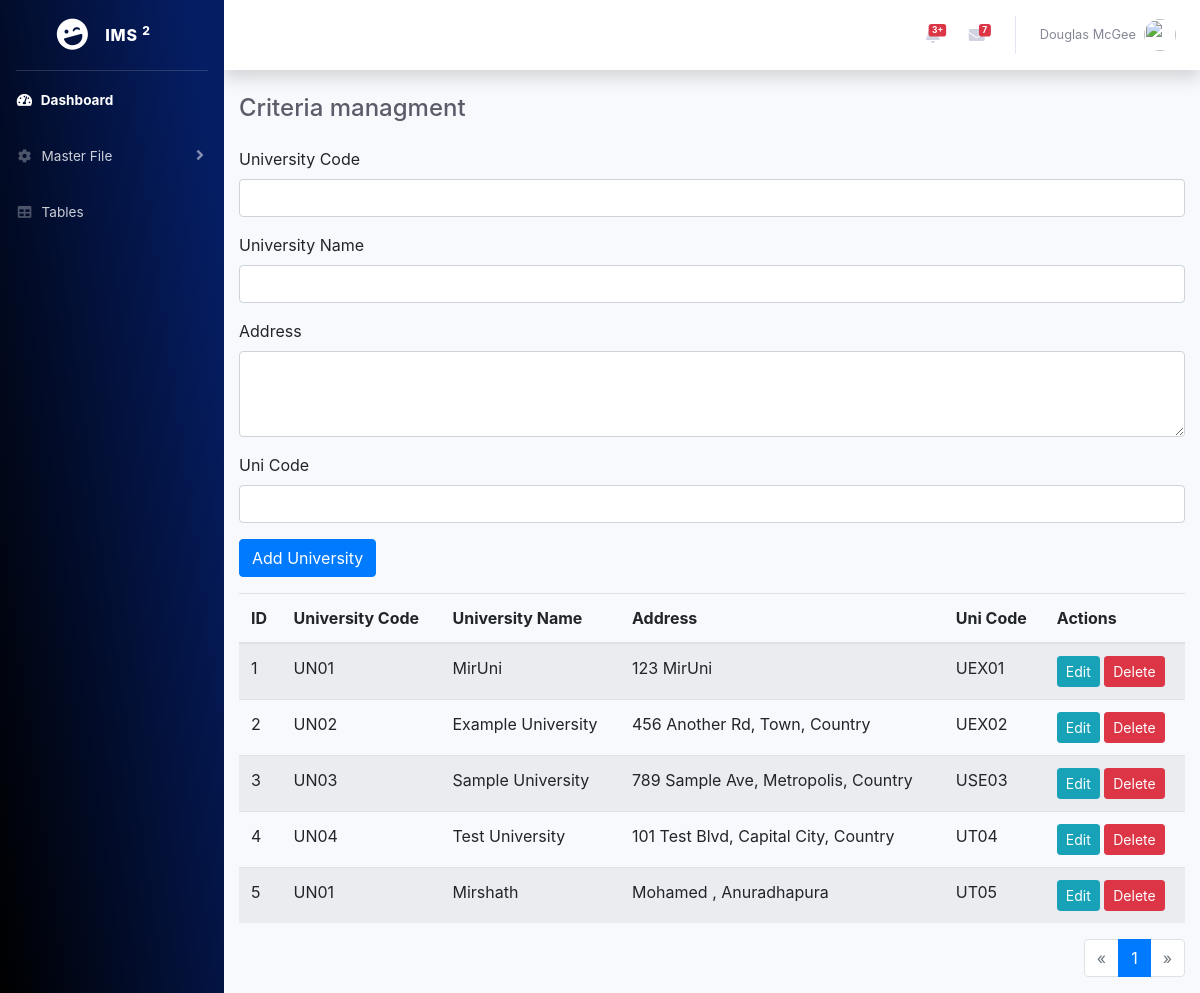
The app's page /create_universities.php, older data.
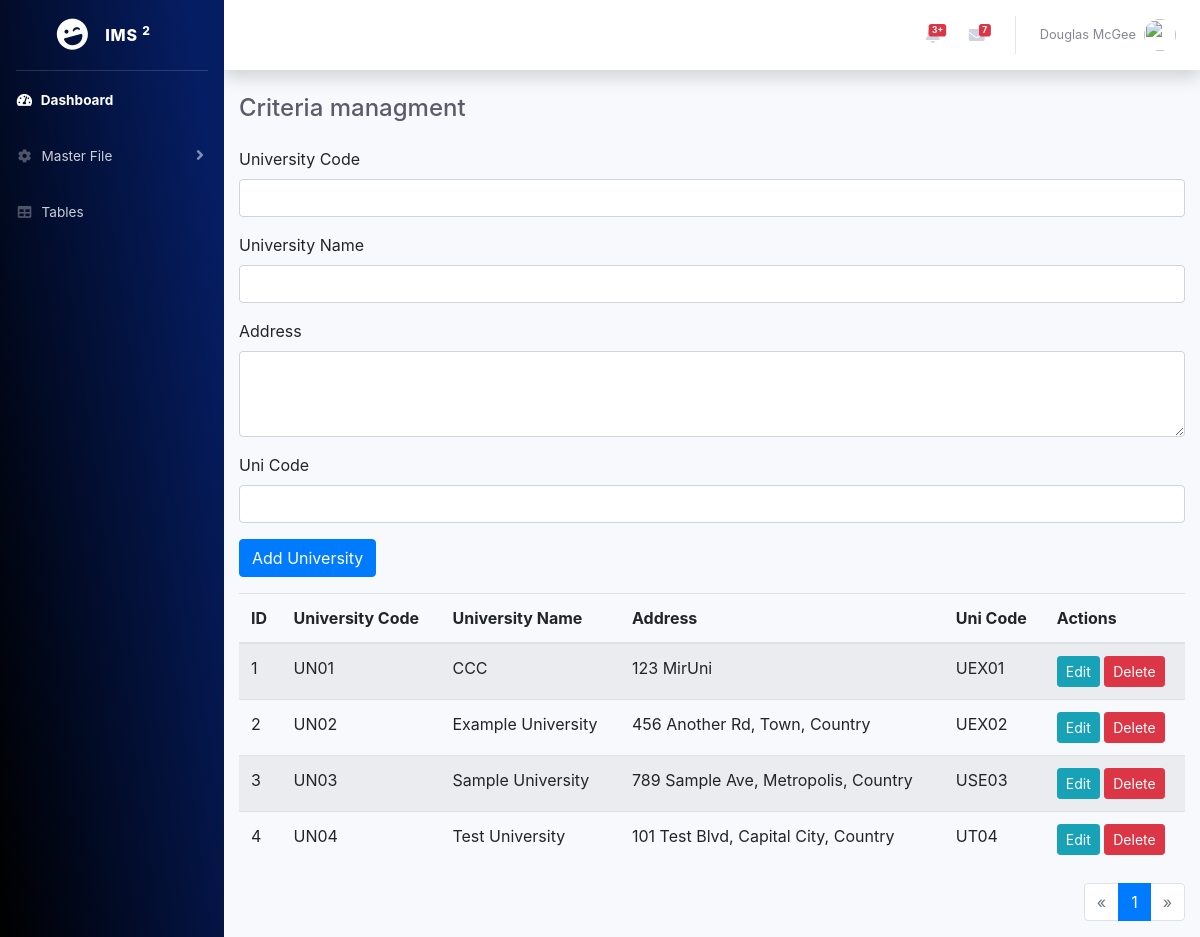
The same page, newer data.
### tables this page shows
CREATE TABLE `universities` (
  `id` int(11) NOT NULL,
  `university_code` varchar(100) NOT NULL,
  `university_name` varchar(255) NOT NULL,
  `address` text DEFAULT NULL,
  `uni_code` varchar(100) DEFAULT NULL,
  `created_at` timestamp NOT NULL DEFAULT current_timestamp()
);

### create_universities.php (the view, shortened to what this page needs)
<?php
include("database/connection.php");
include("includes/header.php");
$results_per_page = 5;
$page = isset($_GET['page']) ? (int)$_GET['page'] : 1;
$start = ($page - 1) * $results_per_page;
$sql = "SELECT * FROM universities LIMIT $start, $results_per_page";
$result = $conn->query($sql);
$sql_total = "SELECT COUNT(*) as total FROM universities";
$result_total = $conn->query($sql_total);
$total_rows = $result_total->fetch_assoc()['total'];
$total_pages = ceil($total_rows / $results_per_page);
?>
<div id="wrapper">
    <?php include("nav.php"); ?>
    <div id="content-wrapper" class="d-flex flex-column">
        <div id="content">
            <?php include("includes/topnav.php"); ?>
            <div class="container-fluid">
                <div class="d-sm-flex align-items-center justify-content-between mb-4">
                    <h4 class="h4 mb-0 text-gray-800">Criteria managment</h4>
                </div>
                <form action="" method="post" class="mb-3">
                    <div class="form-group">
                        <label for="university_code">University Code</label>
                        <input type="text" class="form-control" id="university_code" name="university_code" required>
                    </div>
                    <div class="form-group">
                        <label for="university_name">University Name</label>
                        <input type="text" class="form-control" id="university_name" name="university_name" required>
                    </div>
                    <div class="form-group">
                        <label for="address">Address</label>
                        <textarea class="form-control" id="address" name="address" rows="3"></textarea>
                    </div>
                    <div class="form-group">
                        <label for="uni_code">Uni Code</label>
                        <input type="text" class="form-control" id="uni_code" name="uni_code">
                    </div>
                    <button type="submit" name="add_university" class="btn btn-primary">Add University</button>
                </form>
                <table class="table table-striped">
                    <thead>
                        <tr>
                            <th>ID</th>
                            <th>University Code</th>
                            <th>University Name</th>
                            <th>Address</th>
                            <th>Uni Code</th>
                            <th>Actions</th>
                        </tr>
                    </thead>
                    <tbody>
                        <?php while ($row = $result->fetch_assoc()): ?>
                            <tr>
                                <td><?php echo $row['id']; ?></td>
                                <td><?php echo htmlspecialchars($row['university_code']); ?></td>
                                <td><?php echo htmlspecialchars($row['university_name']); ?></td>
                                <td><?php echo htmlspecialchars($row['address']); ?></td>
                                <td><?php echo htmlspecialchars($row['uni_code']); ?></td>
                                <td>
                                    <button class="btn btn-info btn-sm" data-toggle="modal" data-target="#editModal" data-id="<?php echo $row['id']; ?>" data-university_code="<?php echo htmlspecialchars($row['university_code']); ?>" data-university_name="<?php echo htmlspecialchars($row['university_name']); ?>" data-address="<?php echo htmlspecialchars($row['address']); ?>" data-uni_code="<?php echo htmlspecialchars($row['uni_code']); ?>">Edit</button>
                                    <form action="" method="post" class="d-inline">
                                        <button type="submit" name="delete_university" class="btn btn-danger btn-sm">Delete</button>
                                    </form>
                                </td>
                            </tr>
                        <?php endwhile; ?>
                    </tbody>
                </table>
                <nav aria-label="Page navigation">
                    <ul class="pagination justify-content-end">
                        <li class="page-item <?php if ($page <= 1) echo 'disabled'; ?>">
                            <a class="page-link" href="?page=<?php echo $page - 1; ?>" aria-label="Previous">
                                <span aria-hidden="true">&laquo;</span>
                            </a>
                        </li>
                        <?php for ($i = 1; $i <= $total_pages; $i++): ?>
                            <li class="page-item <?php if ($i == $page) echo 'active'; ?>">
                                <a class="page-link" href="?page=<?php echo $i; ?>"><?php echo $i; ?></a>
                            </li>
                        <?php endfor; ?>
                        <li class="page-item <?php if ($page >= $total_pages) echo 'disabled'; ?>">
                            <a class="page-link" href="?page=<?php echo $page + 1; ?>" aria-label="Next">
                                <span aria-hidden="true">&raquo;</span>
                            </a>
                        </li>
                    </ul>
                </nav>
            </div>
        </div>
    </div>
</div>
</body>
</html>

### includes/header.php (shortened to what this page needs)
<!DOCTYPE html>
<html lang="en">
<head>
    <link href="vendor/fontawesome-free/css/all.min.css" rel="stylesheet" type="text/css">
    <link href="css/sb-admin-2.min.css" rel="stylesheet">
    <link href="https://stackpath.bootstrapcdn.com/bootstrap/4.5.2/css/bootstrap.min.css" rel="stylesheet">
</head>
<body id="page-top">

### nav.php (shortened to what this page needs)
<ul class="navbar-nav bg-gradient-primary sidebar sidebar-dark accordion" id="accordionSidebar">
    <a class="sidebar-brand d-flex align-items-center justify-content-center" href="index.php">
        <div class="sidebar-brand-icon rotate-n-15">
            <i class="fas fa-laugh-wink"></i>
        </div>
        <div class="sidebar-brand-text mx-3">IMS <sup>2</sup></div>
    </a>
    <hr class="sidebar-divider my-0">
    <li class="nav-item active">
        <a class="nav-link" href="index.php">
            <i class="fas fa-fw fa-tachometer-alt"></i>
            <span>Dashboard</span></a>
    </li>
    <li class="nav-item">
        <a class="nav-link collapsed" href="#" data-toggle="collapse" data-target="#collapseOne"
            aria-expanded="true" aria-controls="collapseOne">
            <i class="fas fa-fw fa-cog"></i>
            <span>Master File</span>
        </a>
    </li>
    <li class="nav-item">
        <a class="nav-link" href="tables">
            <i class="fas fa-fw fa-table"></i>
            <span>Tables</span></a>
    </li>
</ul>

### includes/topnav.php (shortened to what this page needs)
<nav class="navbar navbar-expand navbar-light bg-white topbar mb-4 static-top shadow">
                    <ul class="navbar-nav ml-auto">
                        <li class="nav-item dropdown no-arrow mx-1">
                            <a class="nav-link dropdown-toggle" href="#" id="alertsDropdown" role="button"
                                data-toggle="dropdown" aria-haspopup="true" aria-expanded="false">
                                <span class="badge badge-danger badge-counter">3+</span>
                            </a>
                        </li>
                        <li class="nav-item dropdown no-arrow mx-1">
                            <a class="nav-link dropdown-toggle" href="#" id="messagesDropdown" role="button"
                                data-toggle="dropdown" aria-haspopup="true" aria-expanded="false">
                                <i class="fas fa-envelope fa-fw"></i>
                                <span class="badge badge-danger badge-counter">7</span>
                            </a>
                        </li>
                        <li class="nav-item dropdown no-arrow">
                            <a class="nav-link dropdown-toggle" href="#" id="userDropdown" role="button"
                                data-toggle="dropdown" aria-haspopup="true" aria-expanded="false">
                                <span class="mr-2 d-none d-lg-inline text-gray-600 small">Douglas McGee</span>
                                <img class="img-profile rounded-circle"
                                    src="img/undraw_profile.svg">
                            </a>
                        </li>
                    </ul>
                </nav>

Row changes from the older to the newer data that the page shows:
removed universities: id "5", university_code "UN01", university_name "Mirshath", address "Mohamed , Anuradhapura", uni_code "UT05"
changed universities "UN01": university_name "MirUni" → "CCC"
